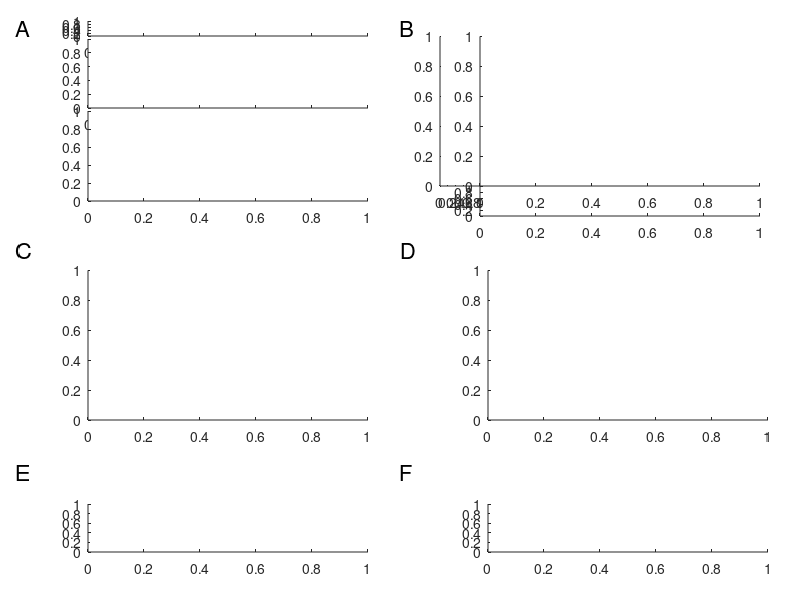

Write the MATLAB code that produced this figure. (Note: this script raises an error after producing the figure.)


function makeFigure1
global paperFig classLevel1 classLevel2 class1Color class2Color Sp

% updated size & units for journal specs on 03/28/2017

% -----------------------------------------------------------------
% RELEVANT MAT FILES WERE GENERATED BY:                      
% calculateSumFigParts.m             (for examples and class odors)
% calculate4thOrderPopResp_v1.m      (for scaling plots, N4=1)
% calculate4thOrderPopResp_popV2.m   (for population plots, N4=200)
% _flyModel/calculate4thOrderPopResp_Fly_antiHebbSmall.m


% PREVIOUSLY ALSO NEEDED:
% calculate4thOrderPopResp_v2.m      (for scaling plots, N4=1)
% calculateSumFigParts_smallNy.m
% calculateRepDimensionality.m
% calculate_corrVar_vs_Ny.m
% calculate4thOrderPopResp_Ex.m   (for examples)
% -----------------------------------------------------------------

% -----------------------------------------------------------------
% simplified back to single example of "2-mouse" fig on 6/14/16
% reshaped on 5/20/16
% split into plotting part and data generating part (calculateSumFigParts.m) on 1/5/16
% updated to use only "correlated" odors instead of mix & class on 12/29/15
% -----------------------------------------------------------------


paperFig = figure; 
set(gcf,'color','w')
set(gcf,'Units','Centimeters')
%pos=get(gcf,'Position');
%pos(1)=1000;
pos(3)=11.4; %8.5;%pos(3)*1.5;
pos(4)=16.0;%pos(4)*1.5;
set(gcf,'Position',pos)

%aAxes = axes('position',[.11  .69  .35  .2217]); hold on
a0Axes = axes('position',[.11  .94  .35  .025]);
aiAxes = axes('position',[.11  .82  .35  .115]);
aiiAxes = axes('position',[.11  .665  .35  .15]);
annotation('textbox', [.02 .94 .05 .05],...
    'String', 'A','BackgroundColor','none','Color','k',...
    'LineStyle','none','fontsize',16,'HorizontalAlignment','Center');

%subplot(3,6,6+(1:2));
biAxes = axes('position',[.6  .64  .35  .05]); hold on
biiAxes = axes('position',[.55  .69  .05  .35*pos(3)/pos(4)]); hold on
biiiAxes = axes('position',[.6  .69  .35  .35*pos(3)/pos(4)]); hold on
annotation('textbox', [.5 .94 .05 .05],...
    'String', 'B','BackgroundColor','none','Color','k',...
    'LineStyle','none','fontsize',16,'HorizontalAlignment','Center');


cAxes = axes('position',[.11  .3  .35  .35*pos(3)/pos(4)]); hold on
annotation('textbox', [.02 .32+.35*pos(3)/pos(4) .05 .05],...
    'String', 'C','BackgroundColor','none','Color','k',...
    'LineStyle','none','fontsize',16,'HorizontalAlignment','Center');

dAxes = axes('position',[.61  .3  .35  .35*pos(3)/pos(4)]);
annotation('textbox', [.5 .32+.35*pos(3)/pos(4) .05 .05],...
    'String', 'D','BackgroundColor','none','Color','k',...
    'LineStyle','none','fontsize',16,'HorizontalAlignment','Center');

eAxes = axes('position',[.11  .08  .35  .08]);
annotation('textbox', [.02 .2 .05 .05],...
    'String', 'E','BackgroundColor','none','Color','k',...
    'LineStyle','none','fontsize',16,'HorizontalAlignment','Center');

fAxes = axes('position',[.61  .08  .35  .08]); 
annotation('textbox', [.5 .2 .05 .05],...
    'String', 'F','BackgroundColor','none','Color','k',...
    'LineStyle','none','fontsize',16,'HorizontalAlignment','Center');

initializeGlobals;
%load('partsForSumFig_1millionNy.mat');

%% rep heatmap
No = 40;
blueMap = [0*(1:64)',1/(1.5*64)*(64:-1:1)',(1/64)*(64:-1:1)'];
greenMap = [repmat(class2Color,32,1);repmat(class1Color,32,1)];
colormap([greenMap;blueMap;hot(64)])

% first make correlation matrix:
NoTot = 3*No;
Sclass = classLevel2*(ones(2*No)-eye(2*No))+eye(2*No);
Sclass(No+1:end,No+1:end) = classLevel1*(ones(No)-eye(No))+eye(No);
S = eye(NoTot);
S(No+1:end,No+1:end) = Sclass;

[glomRepTemp,odorSimilarity] = makeOdors('correlated',S,NoTot);
glomerulusRepRand = glomRepTemp(:,1:No);
similarityRand = -eps*(odorSimilarity(1:No)<0); 
glomerulusRepCorr2 = glomRepTemp(:,No+1:2*No);
similarityClass2 = -2 + odorSimilarity(No+1:2*No);
glomerulusRepCorr1 = glomRepTemp(:,2*No+1:end);
similarityClass1 = -2 + odorSimilarity(2*No+1:end);

% %random
[piriformRepRand,~,~,J] = makePiriform(glomerulusRepRand);

%graded
piriformRepClass1 = makePiriform(glomerulusRepCorr1,Sp,J);
piriformRepClass2 = makePiriform(glomerulusRepCorr2,Sp,J);

%combined for figure
glomerulusRep = [glomerulusRepRand,glomerulusRepCorr2,glomerulusRepCorr1];%,glomRepTempMix];
piriformRep = [piriformRepRand,piriformRepClass2,piriformRepClass1];%,piriformRepMix];


oPlotIdx = 1:3*No; 

% glomeruli ---------
gPlotIdx = [1:15, 31:50, 101:115];
glomerulusRepScaledForFig = glomerulusRep(gPlotIdx,oPlotIdx)/max(.7*max(glomerulusRep(gPlotIdx,oPlotIdx)));
axes(aiAxes)
imagesc(glomerulusRepScaledForFig);
box off;
ylabel('Bulb','fontsize',12); 
set(gca,'YTick',[])
set(gca,'XTick',[])
caxis([-2 1])
axes(a0Axes)
imagesc([similarityRand,similarityClass2,similarityClass1]);%,mixtureOdorSimilarity])
axis off
caxis([-2 1]); %caxis([-1 1]); %
text( No/2, 1, 'rand','fontweight','bold','horizontalalignment','center','color',[1 1 1]);
text( No+No/2, 1, '30%','fontweight','bold','horizontalalignment','center','color',[1 1 1]);
text( 2*No+No/2, 1, '70%','fontweight','bold','horizontalalignment','center','color',[1 1 1]);

% piriform -----------
axes(aiiAxes)
pPlotIdx = 1:50;
piriformRepScaledForFig = piriformRep(pPlotIdx,oPlotIdx)/max(.7*max(piriformRep(pPlotIdx,oPlotIdx)));
imagesc(piriformRepScaledForFig);
caxis([-2 1])

box off;
xlabel('Odor','fontsize',12)
ylabel('Piriform','fontsize',12); %['Piriform Neuron (',num2str(Ny),' total)']
set(gca,'YTick',[])
set(gca,'XTick',[])
caxis([-2 1])


%% correlation fig
load('partsForSumFig.mat');
axes(biAxes) 
hrange = -0.1:max(glomCorr)/100:max(glomCorr); %0:.01:1; %hrange = 0:1:201; 

hout = hist(glomCorr(corrIsRandIdx),hrange)/sum(corrIsRandIdx);
hin1 = hist(glomCorr(corrIsClass1Idx),hrange)/sum(corrIsClass1Idx);
hin2 = hist(glomCorr(corrIsClass2Idx),hrange)/sum(corrIsClass2Idx);
fill([hrange(1),hrange,hrange(end)],[0,-hout,0],'k','linewidth',1); hold on
fill([hrange(1),hrange,hrange(end)],[0,-hin2,0],class2Color,'linewidth',1); hold on
fill([hrange(1),hrange,hrange(end)],[0,-hin1,0],class1Color,'linewidth',1); hold on
xlim([-0.1 1])
ylim([-.2 0])
box off;
axis off
ylabel('P(r)','fontsize',11)


axes(biiAxes)
hrange = -0.05:max(pirCorr)/100:max(pirCorr); %0:.01:1; %hrange = 0:1:201; 

hout = hist(pirCorr(corrIsRandIdx),hrange)/sum(corrIsRandIdx);
hin1 = hist(pirCorr(corrIsClass1Idx),hrange)/sum(corrIsClass1Idx);
hin2 = hist(pirCorr(corrIsClass2Idx),hrange)/sum(corrIsClass2Idx);
fill([0,0,-hout,0,0],[0,hrange(1),hrange,hrange(end),0],'k','linewidth',1); hold on
fill([0,-hin2,0],[hrange(1),hrange,hrange(end)],class2Color,'linewidth',1); hold on
fill([0,-hin1,0],[hrange(1),hrange,hrange(end)],class1Color,'linewidth',1); hold on
ylim([-0.05 1])
xlim([-.2 0])
box off;
axis off
xlabel('P(r)','fontsize',11)


% correlations -------------
axes(biiiAxes)

%corrIsMixtureLoc = find(corrIsMixtureIdx);
corrIsClass1Loc = find(corrIsClass1Idx);
corrIsClass2Loc = find(corrIsClass2Idx);
corrIsOtherLoc = find(corrIsRandIdx);

plot( glomCorr( corrIsMixtureIdx ) ,    pirCorr( corrIsMixtureIdx ),'.', 'color', [.87 .87 .87],'markersize',12); hold on
plot(glomCorr(  corrIsClass1Loc ) ,  pirCorr( corrIsClass1Loc ),'.', 'color', class1Color,'markersize',5)
plot(glomCorr(  corrIsClass2Loc ) ,  pirCorr( corrIsClass2Loc ),'.', 'color', class2Color,'markersize',5)
plot(glomCorr(  corrIsOtherLoc ) ,  pirCorr( corrIsOtherLoc ),'k.','markersize',5)

box off
xlabel('Glomerular Correlation','fontsize',11)
ylabel('Piriform Correlation','fontsize',11)
xlim([-0.1 1]);
ylim([-0.05 1]);
set(gca,'Xtick',0:.25:1)
set(gca,'Ytick',0:.25:1)
set(gca,'XtickLabels',{0,'',.5,'',1})
set(gca,'YtickLabels',{0,'',.5,'',1})

text( .05, .86, 'Nonclass','color',[0 0 0],'FontSize',10);
text( .05, .8, [num2str(classLevel2*100),'% overlap'],'color',class2Color,'FontSize',10);
text( .05, .74, [num2str(classLevel1*100),'% overlap'],'color',class1Color,'FontSize',10);

display(['Rand (glom): ',num2str(mean(glomCorr(  corrIsOtherLoc )))])
display(['Rand (pir): ',num2str(mean(pirCorr(  corrIsOtherLoc )))])
display(['Class1 (glom): ',num2str(mean(glomCorr(  corrIsClass1Loc )))])
display(['Class1 (pir): ',num2str(mean(pirCorr(  corrIsClass1Loc )))])
display(['Class2 (glom): ',num2str(mean(glomCorr(  corrIsClass2Loc )))])
display(['Class2 (pir): ',num2str(mean(pirCorr(  corrIsClass2Loc )))])

%% model overlap
axes(cAxes); hold on
z = load('partsForFig1odorPairComparison.mat');
plot(z.pirRepFreqClass2Expected,z.pirRepFreqClass2Observed,'.','markersize',7,'color',class2Color);hold on
plot(z.pirRepFreqClass1Expected,z.pirRepFreqClass1Observed,'.','markersize',7,'color',class1Color);
plot(z.pirRepFreqRandExpected,z.pirRepFreqRandObserved,'.','markersize',7,'color',[0 0 0]); hold on
box off;
xlabel('Chance Frequency','fontsize',10)
ylabel('Observed Frequency','fontsize',10)
xlim([0 .03]);
ylim([0 .03]);
set(gca,'XTick',0:.01:.03,'fontsize',10);
set(gca,'YTick',0:.01:.03,'fontsize',10);
plot(xlim,ylim,'color',[.5 .5 .5],'linewidth',1)
alpha(.7);

%% data overlap 
axes( dAxes )
text(0.1,0.5,'See Excel file for data')

%% selectivity

randClassColor = [.9 .5 0];

load('part1ForImportanceFig_pInv.mat');
load('part2ForImportanceFig_pInv.mat');

axes(eAxes); hold on
db = .005; b = 0:db:0.8;
hr = hist( sum(randResponsesPt1>0,2)/size(randResponsesPt1,2), b)/(size(randResponsesPt1,1)*db);
hc = hist( sum(classResponsesPt1>0,2)/size(classResponsesPt1,2), b)/(size(randResponsesPt1,1)*db);
area(b, hr, 'FaceColor','k'); hold on
area(b, hc, 'FaceColor', class1Color);
box off
ylim([0 15]);
xlim([0 b(end)]);
set(gca,'YTick',ylim)
set(gca,'XTick',0:.2:.8)
xlabel('Fraction of Odors','fontsize',10)
ylabel('Prob. Density','fontsize',10)

axes(fAxes); hold on
hr = hist( sum(randResponsesPt2>0,2)/size(randResponsesPt2,2), b)/(size(randResponsesPt1,1)*db);
hc = hist( sum(classResponsesPt2>0,2)/size(classResponsesPt2,2), b)/(size(randResponsesPt1,1)*db);
area(b, hr, 'FaceColor','k'); hold on
area(b, hc, 'FaceColor', randClassColor);
box off
ylim([0 15]);
xlim([0 b(end)]);
set(gca,'YTick',ylim)
set(gca,'XTick',0:.2:.8)
xlabel('Fraction of Odors','fontsize',10)
ylabel('Prob. Density','fontsize',10)





